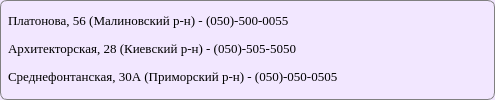
    <widget class="QFrame" name="frame_3">
     <property name="sizePolicy">
      <sizepolicy hsizetype="Preferred" vsizetype="Fixed">
       <horstretch>0</horstretch>
       <verstretch>0</verstretch>
      </sizepolicy>
     </property>
     <property name="minimumSize">
      <size>
       <width>495</width>
       <height>90</height>
      </size>
     </property>
     <property name="maximumSize">
      <size>
       <width>495</width>
       <height>16777215</height>
      </size>
     </property>
     <property name="styleSheet">
      <string notr="true">QFrame {
	background-color: #f2e7ff;
	border: 1px solid grey;
	border-radius: 7px;
}</string>
     </property>
     <property name="frameShape">
      <enum>QFrame::StyledPanel</enum>
     </property>
     <property name="frameShadow">
      <enum>QFrame::Raised</enum>
     </property>
     <layout class="QGridLayout" name="gridLayout_11">
      <property name="leftMargin">
       <number>5</number>
      </property>
      <property name="topMargin">
       <number>3</number>
      </property>
      <property name="rightMargin">
       <number>5</number>
      </property>
      <property name="bottomMargin">
       <number>3</number>
      </property>
      <property name="spacing">
       <number>3</number>
      </property>
      <item row="1" column="0">
       <widget class="QLineEdit" name="lineEdit_2">
        <property name="font">
         <font>
          <family>Georgia</family>
          <pointsize>10</pointsize>
         </font>
        </property>
        <property name="styleSheet">
         <string notr="true">QLineEdit {
	border: 0px;
	background-color: transparent;
}</string>
        </property>
        <property name="text">
         <string notr="true">Архитекторская, 28 (Киевский р-н) - (050)-505-5050</string>
        </property>
       </widget>
      </item>
      <item row="0" column="0">
       <widget class="QLineEdit" name="lineEdit">
        <property name="font">
         <font>
          <family>Georgia</family>
          <pointsize>10</pointsize>
         </font>
        </property>
        <property name="styleSheet">
         <string notr="true">QLineEdit {
	border: 0px;
	background-color: transparent;
}</string>
        </property>
        <property name="text">
         <string notr="true">Платонова, 56 (Малиновский р-н) - (050)-500-0055</string>
        </property>
       </widget>
      </item>
      <item row="2" column="0">
       <widget class="QLineEdit" name="lineEdit_3">
        <property name="font">
         <font>
          <family>Georgia</family>
          <pointsize>10</pointsize>
         </font>
        </property>
        <property name="styleSheet">
         <string notr="true">QLineEdit {
	border: 0px;
	background-color: transparent;
}</string>
        </property>
        <property name="text">
         <string notr="true">Среднефонтанская, 30А (Приморский р-н) - (050)-050-0505</string>
        </property>
       </widget>
      </item>
     </layout>
    </widget>
